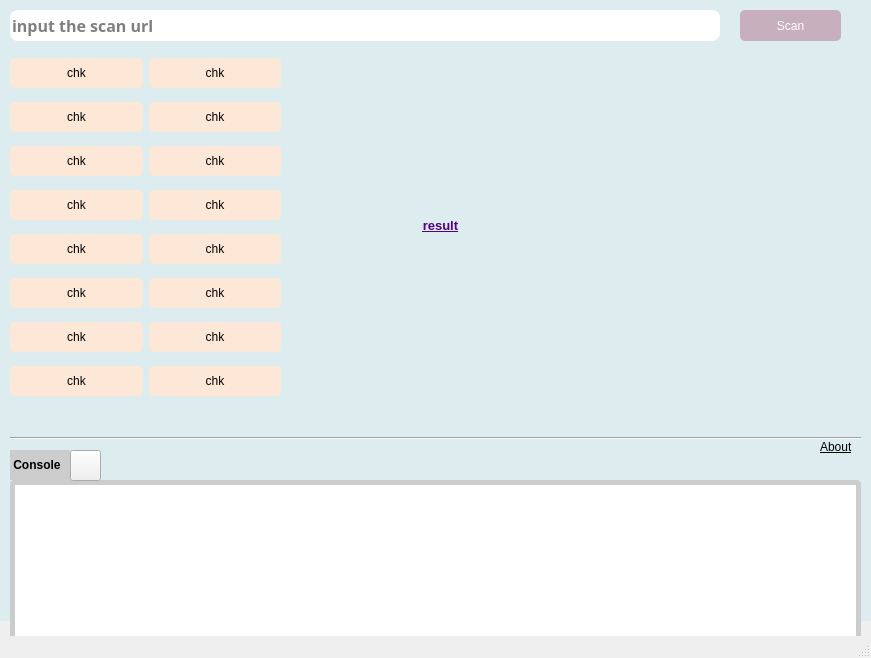
<?xml version="1.0" encoding="UTF-8"?>
<ui version="4.0">
 <class>MainWindow</class>
 <widget class="QMainWindow" name="MainWindow">
  <property name="geometry">
   <rect>
    <x>0</x>
    <y>0</y>
    <width>871</width>
    <height>658</height>
   </rect>
  </property>
  <property name="windowTitle">
   <string>MainWindow</string>
  </property>
  <property name="styleSheet">
   <string notr="true"/>
  </property>
  <widget class="QWidget" name="centralwidget">
   <widget class="QLineEdit" name="searchBox">
    <property name="geometry">
     <rect>
      <x>10</x>
      <y>10</y>
      <width>710</width>
      <height>31</height>
     </rect>
    </property>
    <property name="font">
     <font>
      <family>Arial Black</family>
      <pointsize>12</pointsize>
      <weight>75</weight>
      <bold>true</bold>
     </font>
    </property>
    <property name="styleSheet">
     <string notr="true">border-radius : 8%;
border:solid 1px #ccc;</string>
    </property>
    <property name="placeholderText">
     <string>input the scan url</string>
    </property>
   </widget>
   <widget class="QPushButton" name="btnsearchBox">
    <property name="geometry">
     <rect>
      <x>740</x>
      <y>10</y>
      <width>101</width>
      <height>31</height>
     </rect>
    </property>
    <property name="styleSheet">
     <string notr="true">    color: #FFF;
	background-color :#C7AFBD;
    border:solid 1px #FFF;
   border-radius:5%;</string>
    </property>
    <property name="text">
     <string>Scan</string>
    </property>
    <property name="icon">
     <iconset>
      <normaloff>../images/search.png</normaloff>../images/search.png</iconset>
    </property>
   </widget>
   <widget class="QLabel" name="label">
    <property name="geometry">
     <rect>
      <x>0</x>
      <y>-20</y>
      <width>871</width>
      <height>641</height>
     </rect>
    </property>
    <property name="sizePolicy">
     <sizepolicy hsizetype="Maximum" vsizetype="Maximum">
      <horstretch>100</horstretch>
      <verstretch>100</verstretch>
     </sizepolicy>
    </property>
    <property name="cursor">
     <cursorShape>PointingHandCursor</cursorShape>
    </property>
    <property name="styleSheet">
     <string notr="true">background:#DDECEF;
color:rgb(0, 0, 255);</string>
    </property>
    <property name="text">
     <string/>
    </property>
   </widget>
   <widget class="QWidget" name="gridLayoutWidget">
    <property name="geometry">
     <rect>
      <x>10</x>
      <y>50</y>
      <width>271</width>
      <height>361</height>
     </rect>
    </property>
    <layout class="QGridLayout" name="menuGrid">
     <item row="4" column="0">
      <widget class="QPushButton" name="btnsearchBox_11">
       <property name="styleSheet">
        <string notr="true">    color: #000;
	background-color :#FDE8D7;
    border:solid 1px #000;
   border-radius:5%;
padding:8px 16px;

font: 75 10pt &quot;Arial&quot;;</string>
       </property>
       <property name="text">
        <string>chk</string>
       </property>
      </widget>
     </item>
     <item row="6" column="0">
      <widget class="QPushButton" name="btnsearchBox_14">
       <property name="styleSheet">
        <string notr="true">    color: #000;
	background-color :#FDE8D7;
    border:solid 1px #000;
   border-radius:5%;
padding:8px 16px;

font: 75 10pt &quot;Arial&quot;;</string>
       </property>
       <property name="text">
        <string>chk</string>
       </property>
      </widget>
     </item>
     <item row="3" column="1">
      <widget class="QPushButton" name="btnsearchBox_6">
       <property name="styleSheet">
        <string notr="true">    color: #000;
	background-color :#FDE8D7;
    border:solid 1px #000;
   border-radius:5%;
padding:8px 16px;

font: 75 10pt &quot;Arial&quot;;</string>
       </property>
       <property name="text">
        <string>chk</string>
       </property>
      </widget>
     </item>
     <item row="2" column="0">
      <widget class="QPushButton" name="btnsearchBox_5">
       <property name="styleSheet">
        <string notr="true">    color: #000;
	background-color :#FDE8D7;
    border:solid 1px #000;
   border-radius:5%;
padding:8px 16px;

font: 75 10pt &quot;Arial&quot;;</string>
       </property>
       <property name="text">
        <string>chk</string>
       </property>
      </widget>
     </item>
     <item row="1" column="0">
      <widget class="QPushButton" name="btnsearchBox_8">
       <property name="styleSheet">
        <string notr="true">    color: #000;
	background-color :#FDE8D7;
    border:solid 1px #000;
   border-radius:5%;
padding:8px 16px;

font: 75 10pt &quot;Arial&quot;;</string>
       </property>
       <property name="text">
        <string>chk</string>
       </property>
      </widget>
     </item>
     <item row="6" column="1">
      <widget class="QPushButton" name="btnsearchBox_15">
       <property name="styleSheet">
        <string notr="true">    color: #000;
	background-color :#FDE8D7;
    border:solid 1px #000;
   border-radius:5%;
padding:8px 16px;

font: 75 10pt &quot;Arial&quot;;</string>
       </property>
       <property name="text">
        <string>chk</string>
       </property>
      </widget>
     </item>
     <item row="2" column="1">
      <widget class="QPushButton" name="btnsearchBox_4">
       <property name="styleSheet">
        <string notr="true">    color: #000;
	background-color :#FDE8D7;
    border:solid 1px #000;
   border-radius:5%;
padding:8px 16px;

font: 75 10pt &quot;Arial&quot;;</string>
       </property>
       <property name="text">
        <string>chk</string>
       </property>
      </widget>
     </item>
     <item row="5" column="1">
      <widget class="QPushButton" name="btnsearchBox_13">
       <property name="styleSheet">
        <string notr="true">    color: #000;
	background-color :#FDE8D7;
    border:solid 1px #000;
   border-radius:5%;
padding:8px 16px;

font: 75 10pt &quot;Arial&quot;;</string>
       </property>
       <property name="text">
        <string>chk</string>
       </property>
      </widget>
     </item>
     <item row="1" column="1">
      <widget class="QPushButton" name="btnsearchBox_9">
       <property name="styleSheet">
        <string notr="true">    color: #000;
	background-color :#FDE8D7;
    border:solid 1px #000;
   border-radius:5%;
padding:8px 16px;

font: 75 10pt &quot;Arial&quot;;</string>
       </property>
       <property name="text">
        <string>chk</string>
       </property>
      </widget>
     </item>
     <item row="3" column="0">
      <widget class="QPushButton" name="btnsearchBox_7">
       <property name="styleSheet">
        <string notr="true">    color: #000;
	background-color :#FDE8D7;
    border:solid 1px #000;
   border-radius:5%;
padding:8px 16px;

font: 75 10pt &quot;Arial&quot;;</string>
       </property>
       <property name="text">
        <string>chk</string>
       </property>
      </widget>
     </item>
     <item row="0" column="1">
      <widget class="QPushButton" name="btnsearchBox_3">
       <property name="styleSheet">
        <string notr="true">    color: #000;
	background-color :#FDE8D7;
    border:solid 1px #000;
   border-radius:5%;
padding:8px 16px;

font: 75 10pt &quot;Arial&quot;;</string>
       </property>
       <property name="text">
        <string>chk</string>
       </property>
      </widget>
     </item>
     <item row="0" column="0">
      <widget class="QPushButton" name="btnsearchBox_2">
       <property name="styleSheet">
        <string notr="true">    color: #000;
	background-color :#FDE8D7;
    border:solid 1px #000;
   border-radius:5%;
padding:8px 16px;

font: 75 10pt &quot;Arial&quot;;</string>
       </property>
       <property name="text">
        <string>chk</string>
       </property>
      </widget>
     </item>
     <item row="5" column="0">
      <widget class="QPushButton" name="btnsearchBox_12">
       <property name="styleSheet">
        <string notr="true">    color: #000;
	background-color :#FDE8D7;
    border:solid 1px #000;
   border-radius:5%;
padding:8px 16px;

font: 75 10pt &quot;Arial&quot;;</string>
       </property>
       <property name="text">
        <string>chk</string>
       </property>
      </widget>
     </item>
     <item row="4" column="1">
      <widget class="QPushButton" name="btnsearchBox_10">
       <property name="styleSheet">
        <string notr="true">    color: #000;
	background-color :#FDE8D7;
    border:solid 1px #000;
   border-radius:5%;
padding:8px 16px;

font: 75 10pt &quot;Arial&quot;;</string>
       </property>
       <property name="text">
        <string>chk</string>
       </property>
      </widget>
     </item>
     <item row="7" column="0">
      <widget class="QPushButton" name="btnsearchBox_16">
       <property name="styleSheet">
        <string notr="true">    color: #000;
	background-color :#FDE8D7;
    border:solid 1px #000;
   border-radius:5%;
padding:8px 16px;

font: 75 10pt &quot;Arial&quot;;</string>
       </property>
       <property name="text">
        <string>chk</string>
       </property>
      </widget>
     </item>
     <item row="7" column="1">
      <widget class="QPushButton" name="btnsearchBox_17">
       <property name="styleSheet">
        <string notr="true">    color: #000;
	background-color :#FDE8D7;
    border:solid 1px #000;
   border-radius:5%;
padding:8px 16px;

font: 75 10pt &quot;Arial&quot;;</string>
       </property>
       <property name="text">
        <string>chk</string>
       </property>
      </widget>
     </item>
    </layout>
   </widget>
   <widget class="QLabel" name="label_2">
    <property name="geometry">
     <rect>
      <x>580</x>
      <y>60</y>
      <width>281</width>
      <height>301</height>
     </rect>
    </property>
    <property name="text">
     <string/>
    </property>
    <property name="pixmap">
     <pixmap>../images/poseidon_by_ungartattoo.png</pixmap>
    </property>
   </widget>
   <widget class="QLabel" name="label_3">
    <property name="geometry">
     <rect>
      <x>290</x>
      <y>50</y>
      <width>301</width>
      <height>351</height>
     </rect>
    </property>
    <property name="font">
     <font>
      <family>Arial</family>
      <pointsize>10</pointsize>
      <weight>75</weight>
      <bold>true</bold>
      <underline>true</underline>
     </font>
    </property>
    <property name="styleSheet">
     <string notr="true">color:rgb(85, 0, 127);</string>
    </property>
    <property name="text">
     <string>result</string>
    </property>
    <property name="alignment">
     <set>Qt::AlignCenter</set>
    </property>
   </widget>
   <widget class="Line" name="line">
    <property name="geometry">
     <rect>
      <x>10</x>
      <y>430</y>
      <width>851</width>
      <height>16</height>
     </rect>
    </property>
    <property name="orientation">
     <enum>Qt::Horizontal</enum>
    </property>
   </widget>
   <widget class="QPlainTextEdit" name="plainTextEdit">
    <property name="geometry">
     <rect>
      <x>10</x>
      <y>480</y>
      <width>851</width>
      <height>161</height>
     </rect>
    </property>
    <property name="styleSheet">
     <string notr="true">border:5px solid #ccc;
border-radius:5%;</string>
    </property>
   </widget>
   <widget class="QLabel" name="label_4">
    <property name="geometry">
     <rect>
      <x>10</x>
      <y>450</y>
      <width>60</width>
      <height>30</height>
     </rect>
    </property>
    <property name="font">
     <font>
      <family>Arial</family>
      <weight>75</weight>
      <bold>true</bold>
     </font>
    </property>
    <property name="styleSheet">
     <string notr="true">background-color:#ccc;</string>
    </property>
    <property name="text">
     <string> Console </string>
    </property>
   </widget>
   <widget class="QLabel" name="label_5">
    <property name="geometry">
     <rect>
      <x>820</x>
      <y>440</y>
      <width>47</width>
      <height>13</height>
     </rect>
    </property>
    <property name="font">
     <font>
      <family>Arial</family>
      <underline>true</underline>
     </font>
    </property>
    <property name="text">
     <string>About</string>
    </property>
    <property name="openExternalLinks">
     <bool>true</bool>
    </property>
   </widget>
   <widget class="QToolButton" name="toolButton">
    <property name="geometry">
     <rect>
      <x>70</x>
      <y>450</y>
      <width>31</width>
      <height>31</height>
     </rect>
    </property>
    <property name="maximumSize">
     <size>
      <width>32</width>
      <height>32</height>
     </size>
    </property>
    <property name="text">
     <string/>
    </property>
    <property name="icon">
     <iconset>
      <normaloff>../images/clear.png</normaloff>../images/clear.png</iconset>
    </property>
    <property name="iconSize">
     <size>
      <width>32</width>
      <height>32</height>
     </size>
    </property>
   </widget>
   <zorder>label</zorder>
   <zorder>searchBox</zorder>
   <zorder>btnsearchBox</zorder>
   <zorder>gridLayoutWidget</zorder>
   <zorder>label_2</zorder>
   <zorder>label_3</zorder>
   <zorder>line</zorder>
   <zorder>plainTextEdit</zorder>
   <zorder>label_4</zorder>
   <zorder>label_5</zorder>
   <zorder>toolButton</zorder>
  </widget>
  <widget class="QStatusBar" name="statusbar"/>
 </widget>
 <resources/>
 <connections/>
</ui>
